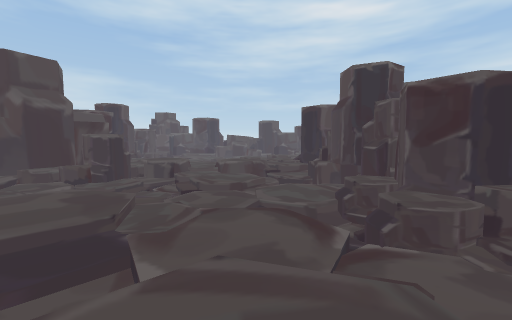
[1] (above)

19 first-person views from a walk through a scene from a Unity 3-D project. The camera is 1.2 m above the floor, tilts 4° down and sees 90° across. The floor is counted in squares, 1 m on a side. Each view is taken from the middle of a square. On the plan, view 1 faces up. The plan holds only what a view shows up to about 12 squares ahead; the rest is blank. The place goes on beyond the plan. The player character is not drawn.

[2]
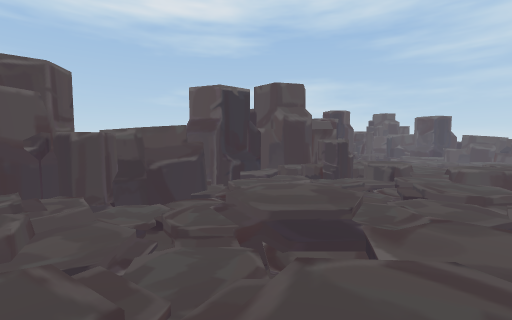

[3]
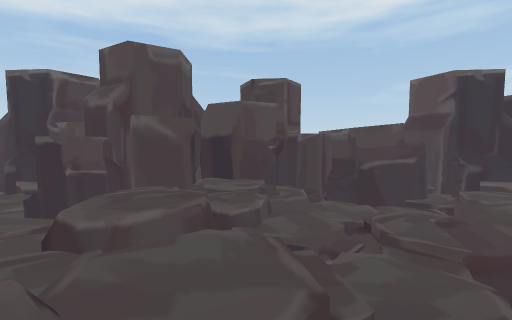

[4]
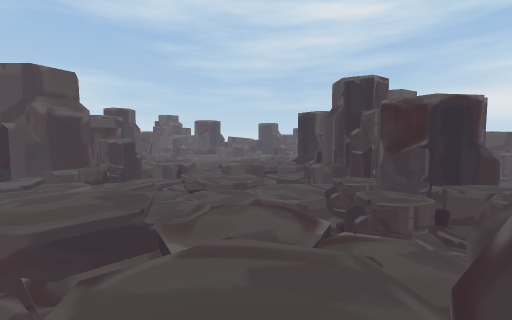

[5]
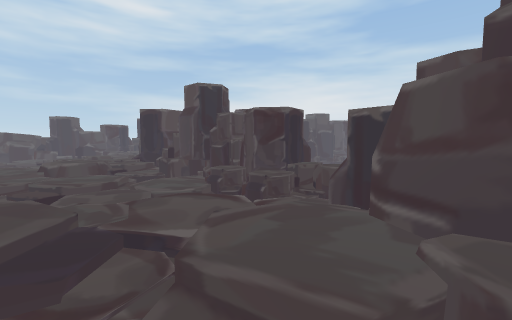

[6]
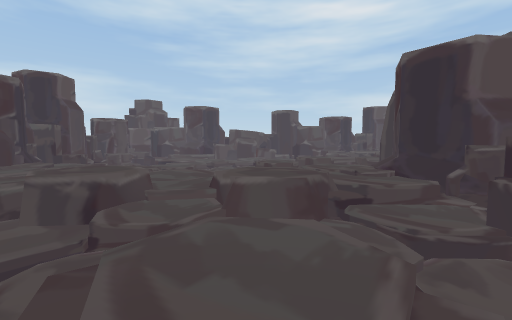

[7]
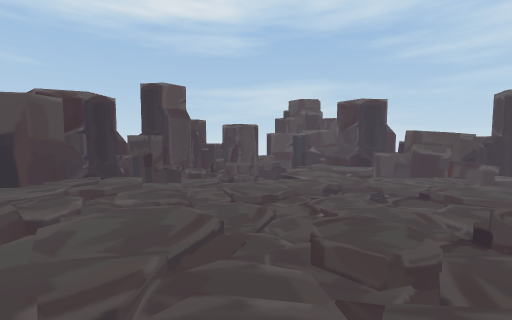

[8]
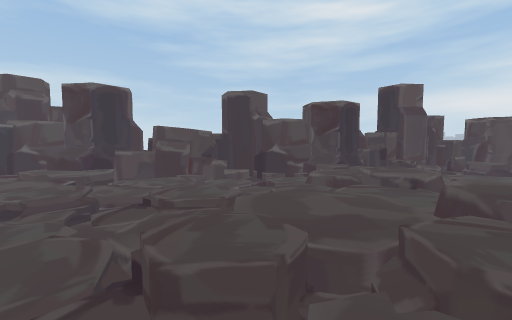

[9]
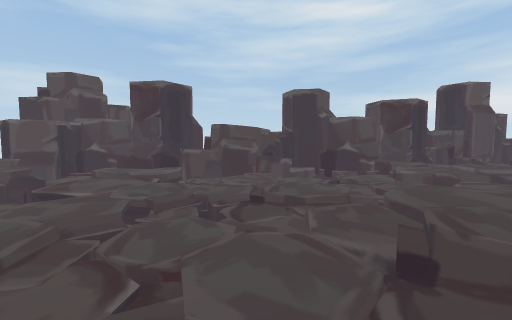

[10]
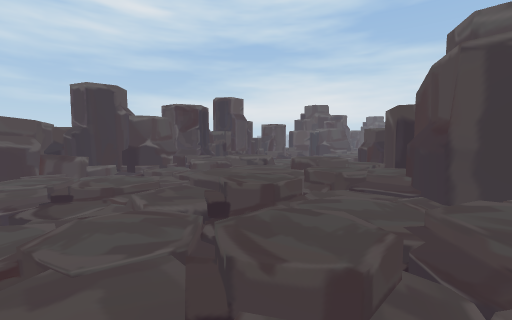

[11]
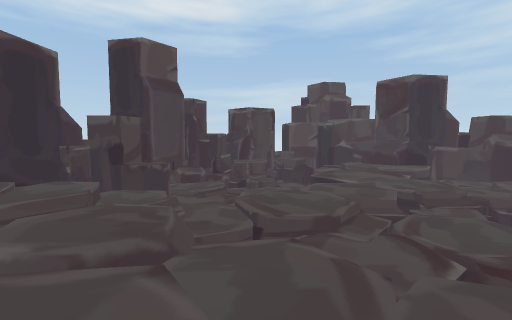

[12]
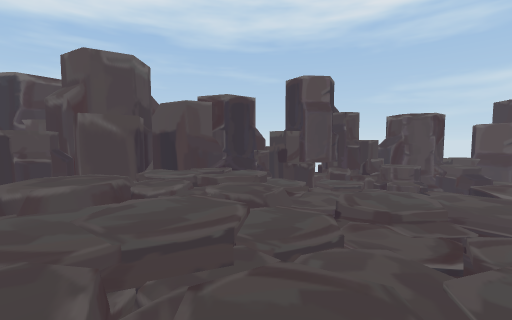

[13]
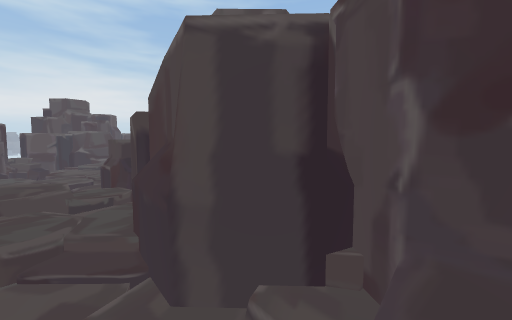

[14]
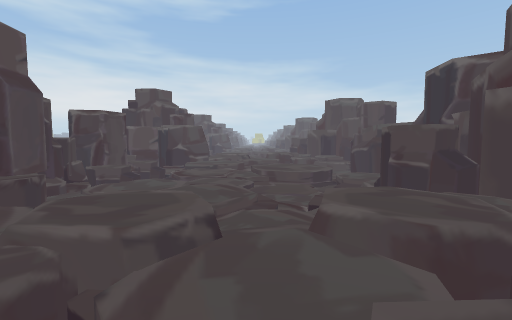

[15]
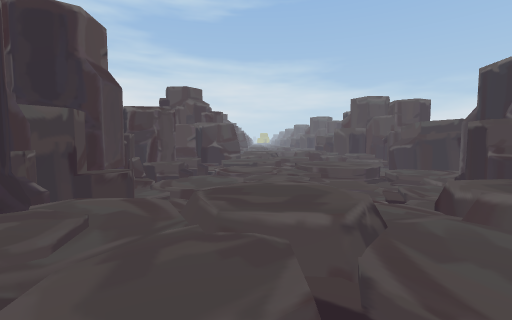

[16]
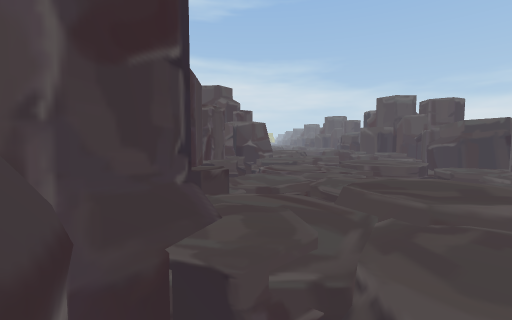

[17]
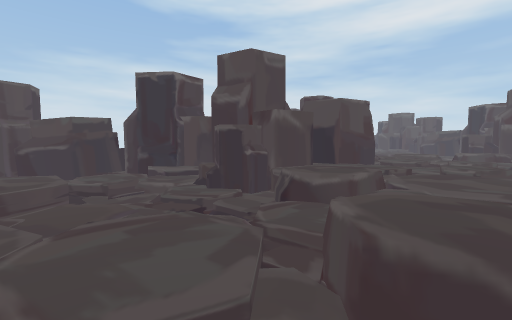

[18]
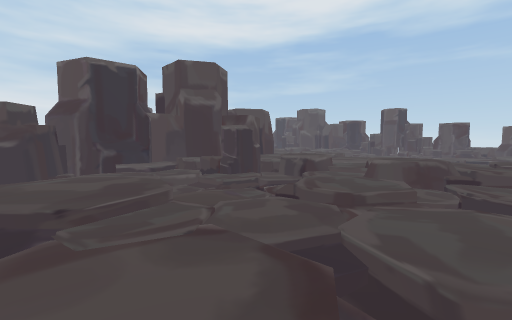

[19]
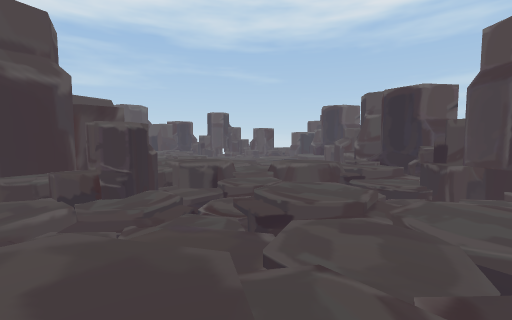

### Floor plan
Key: @ floor where view 1 was taken; # wall or solid block; x gap in a wall; . main floor; : floor 0.25 m higher than the main floor; - floor 0.25 m lower than the main floor; + floor 0.5 m higher than the main floor; * floor 0.75 m higher than the main floor; / step, stairs or slope; = window, fence, low wall or low ledge; ^ raised ledge; v drop or lower ground; O other object.
Columns run from 10 left of view 1 to 15 right of it. Each row starts with its distance up from view 1.
 29       #####            #
 28   ####^^##^###  #########
 27  ##=^#^=##^-#####/^=./O#O=
 26 ##./::///./--./++/.-/..-//
 25 =...//--/./-///+#////.//..
 24 ##=/..//.///.//++=/://./..
 23 ##=/././//::/..//=/::/././
 22 ##=//.///-//-/:::.////////
 21 ^=/-/.///-///:::/=/-/--:::
 20 #//-///--//.:::.**.////:::
 19 ##.//.///.///:.++###.-/#vv
 18  #=-./--/.//=/+:####/./:/
 17  #...//..////./##  #/////#
 16  #///://///::####  #######
 15  ##+//::/=//+##
 14  ##///:://++/#
 13   #++/*::=++/#
 12   ##+**:/+//+#
 11    ###=./==..#
 10   ####.-/://^#
  9   #O/.///://-##
  8   #.//-////..##
  7  ##./  -/././x^^
  6  ##::-/-/.///#
  5  #////::././/#
  4  ##/-:::/..//###
  3   #--////....x^
  2   #-/./--::/.##
  1   #-///-/:::##
  0   #:/.///:@##
 -1   #////://+#
 -2   #++//::=
 -3   ##+* =
 -4    ###=

Where each view was taken, in squares from view 1:
view 1: 0 up, 0 right, facing up
view 2: 1 down, 0 right, facing up-left
view 3: 1 down, 0 right, facing left
view 4: 1 down, 0 right, facing up
view 5: 1 down, 3 left, facing up-right
view 6: 7 up, 1 left, facing up
view 7: 13 up, 1 right, facing up-left
view 8: 16 up, 2 right, facing up
view 9: 16 up, 1 left, facing up
view 10: 15 up, 2 left, facing up-right
view 11: 15 up, 2 left, facing up-left
view 12: 16 up, 1 right, facing left
view 13: 15 up, 1 right, facing right
view 14: 22 up, 3 right, facing right
view 15: 24 up, 3 right, facing right
view 16: 26 up, 3 right, facing right
view 17: 26 up, 8 right, facing down
view 18: 26 up, 15 right, facing down-left
view 19: 22 up, 15 right, facing left
